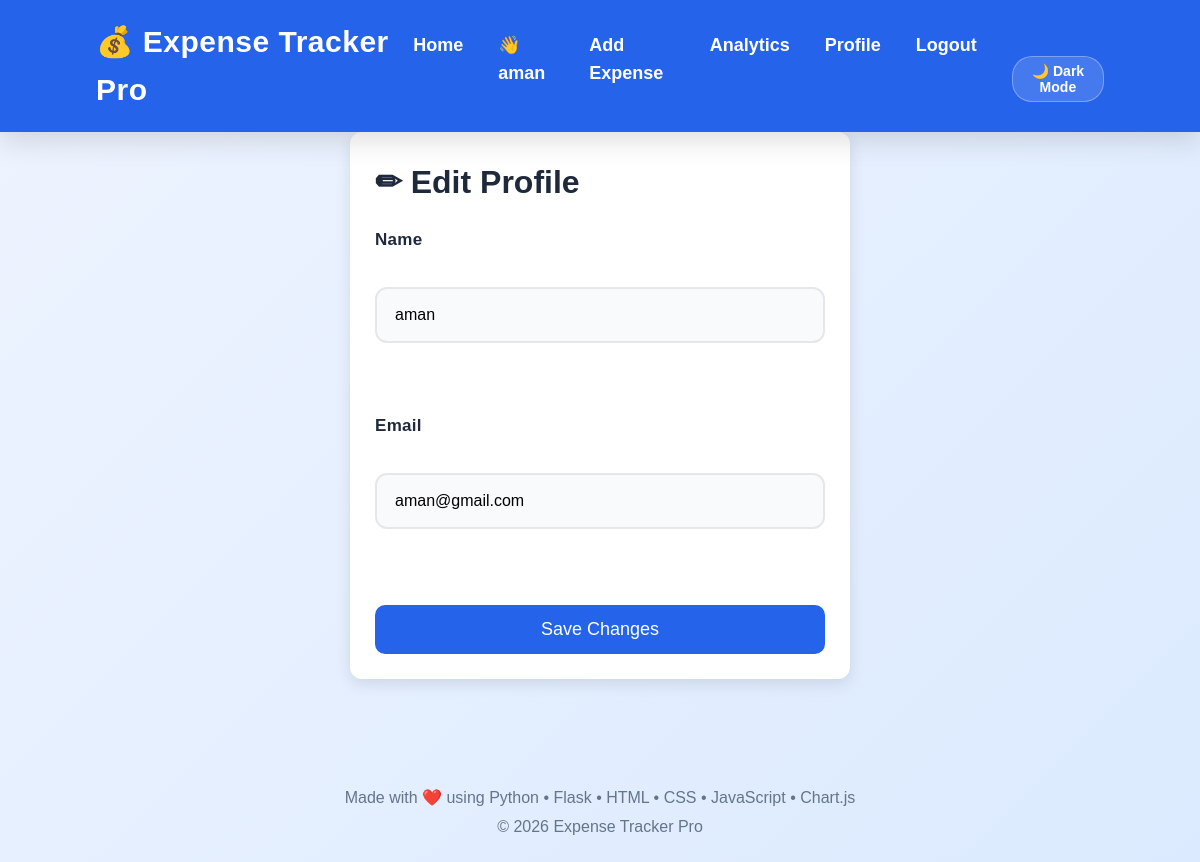
The app's page /edit-profile (signed in) with its own data.
### tables this page shows
CREATE TABLE users(

            id INTEGER PRIMARY KEY AUTOINCREMENT,

            name TEXT NOT NULL,

            email TEXT NOT NULL UNIQUE,

            password TEXT NOT NULL

        , currency_symbol TEXT DEFAULT '₹', created_at TIMESTAMP, phone TEXT, is_verified INTEGER DEFAULT 0, otp_code TEXT, otp_expires_at TIMESTAMP, login_otp_code TEXT, login_otp_expires_at TIMESTAMP, app_pin TEXT, is_pin_enabled INTEGER DEFAULT 0, privacy_mode INTEGER DEFAULT 0, currency_code TEXT DEFAULT 'INR');

### app_web.py (the view, shortened to what this page needs)
@app.route("/edit-profile", methods=["GET", "POST"])
def edit_profile():
    if not login_required():
        return redirect("/login")
    conn = get_connection()
    cursor = conn.cursor()
    user_id = session["user_id"]
    cursor.execute("""
        SELECT name, email
        FROM users
        WHERE id = ?
    """, (user_id,))
    user = cursor.fetchone()
    conn.close()
    return render_template("edit_profile.html", user=user)

### app_web.py (called while the page is built)
@app.after_request
def add_security_headers(response):
    response.headers["X-Content-Type-Options"] = "nosniff"
    response.headers["X-Frame-Options"] = "SAMEORIGIN"
    response.headers["X-XSS-Protection"] = "1; mode=block"
    response.headers["Referrer-Policy"] = "strict-origin-when-cross-origin"
    return response

def login_required():
    if "user_id" not in session:
        return False
    return True

def get_connection():
    import db_engine
    return db_engine.get_db_connection()

### db_engine.py (called while the page is built)
def is_postgres() -> bool:
    return bool(DATABASE_URL)

def _get_sqlite_connection():
    conn = sqlite3.connect(SQLITE_DB_PATH, timeout=25.0)
    conn.row_factory = sqlite3.Row
    conn.execute("PRAGMA foreign_keys = ON;")
    conn.execute("PRAGMA journal_mode = WAL;")
    conn.execute("PRAGMA synchronous = NORMAL;")
    conn.execute("PRAGMA cache_size = -64000;")
    return conn

### templates/edit_profile.html (shortened to what this page needs)
{% extends "base.html" %}
{% block content %}
<div class="profile-card">
    <h1>✏ Edit Profile</h1>
    <form method="POST">
        <label>Name</label><br>
        <input
            type="text"
            name="name"
            value="{{ user[0] }}"
            required
        ><br><br>
        <label>Email</label><br>
        <input
            type="email"
            name="email"
            value="{{ user[1] }}"
            required
        ><br><br>
        <button type="submit">
            Save Changes
        </button>
    </form>
</div>
{% endblock %}

### templates/base.html (shortened to what this page needs)
<!DOCTYPE html>
<html lang="en">
<head>
    <link rel="stylesheet"
          href="{{ url_for('static', filename='style.css') }}">
</head>
<body>
    <nav class="navbar">
        <div class="logo">
            💰 Expense Tracker Pro
        </div>
        <ul>
            <li><a href="/">Home</a></li>
{% if session.get("user_id") %}
    <li>
        <a href="/">
            👋 {{ session["user_name"] }}
        </a>
    </li>
    <li><a href="/add">Add Expense</a></li>
    <li><a href="/analysis">Analytics</a></li>
    <a href="/profile">Profile</a>
    <li><a href="/logout">Logout</a></li>
{% else %}
    <li><a href="/login">Login</a></li>
    <li><a href="/signup">Signup</a></li>
{% endif %}
            <li>
                <button id="themeToggleBtn" style="background: rgba(255,255,255,0.15); border: 1px solid rgba(255,255,255,0.3); color: white; padding: 6px 14px; border-radius: 20px; cursor: pointer; font-size: 14px; font-weight: bold; transition: all 0.2s;">
                    🌙 Dark Mode
                </button>
            </li>
        </ul>
    </nav>
    <main>
        {% block content %}
        {% endblock %}
    </main>
    <footer>
    <p>Made with ❤️ using Python • Flask • HTML • CSS • JavaScript • Chart.js</p>
    <p>© 2026 Expense Tracker Pro</p>
</footer>
</body>
</html>

### static/style.css (style rules this page uses)
* { margin:0; padding:0; box-sizing:border-box; }
html { scroll-behavior:smooth; }
body { font-family:Arial, Helvetica, sans-serif; background:linear-gradient(135deg,#eef4ff,#dbeafe); color:#1e293b; line-height:1.6; }
.navbar { display:flex; justify-content:space-between; align-items:center; padding:18px 8%; background:#2563eb; color:white; position:sticky; top:0; z-index:1000; box-shadow:0 10px 25px rgba(0,0,0,.12); }
.logo { font-size:30px; font-weight:700; letter-spacing:.5px; }
.navbar ul { display:flex; gap:35px; list-style:none; }
.navbar a { color:white; text-decoration:none; font-size:18px; font-weight:600; transition:.3s; }
form { display:flex; flex-direction:column; }
label { display:block; font-size:17px; font-weight:700; color:#1e293b; margin:18px 0 8px; letter-spacing:.3px; }
input, select { width:100%; height:56px; padding:0 18px; font-size:16px; border:2px solid #e5e7eb; border-radius:12px; background:#f8fafc; transition:all .3s ease; }
input::placeholder { color:#94a3b8; font-size:15px; }
button { margin-top:25px; background:#2563eb; color:white; border:none; border-radius:10px; padding:14px; font-size:18px; cursor:pointer; transition:.3s; }
footer { margin-top:70px; padding:35px; text-align:center; color:#64748b; font-size:16px; line-height:1.8; }
button, input, select { font-family:inherit; }
input, select { transition: border-color .25s ease, box-shadow .25s ease, transform .25s ease; }
.profile-card { max-width:500px; margin:auto; padding:25px; background:white; border-radius:12px; box-shadow:0 5px 15px rgba(0,0,0,0.1); }

### records on screen
users: user_name "aman", name "aman", email "aman@gmail.com"
